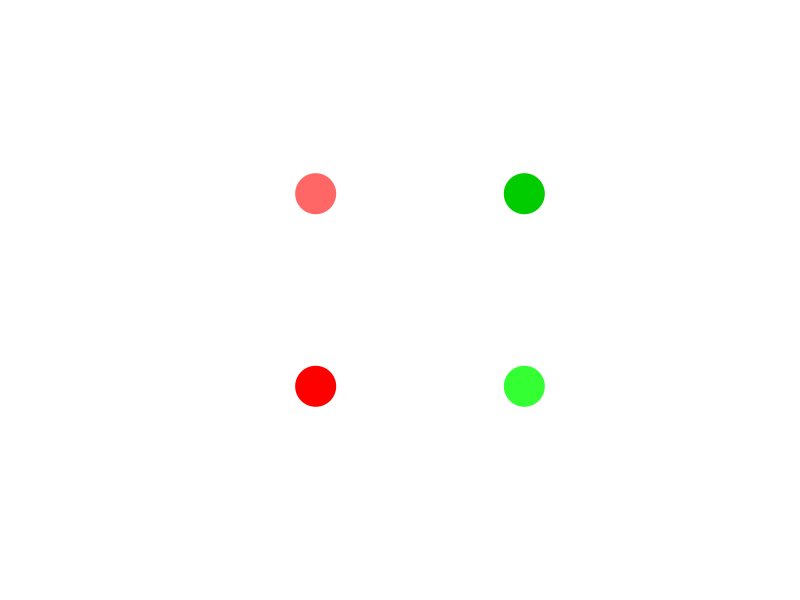

Source code (R):
plot(NULL, NULL
	, axes=FALSE, xlab="", ylab=""
	, xlim=c(0,1), ylim=c(0,1)
)

points(
	x = rep((1:2)/3, 2)
	, y = rep(c(1, 3)/4, each=2)
	, pch=20, cex=8
	, col = c(
		rgb(1, 0, 0)
		, rgb(0.2, 1, 0.2)
		# , rgb(1, 1, 0)
		, rgb(1, 0.4, 0.4)
		, rgb(0, 0.8, 0)
		# , rgb(1, 1, 0)
	)
)

